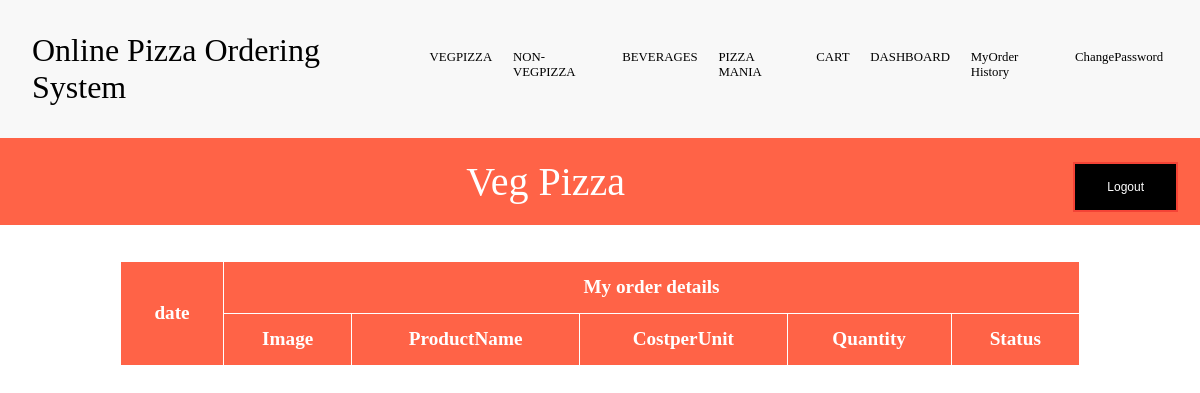
/history.php (signed in), run on an earlier commit of the app's database.
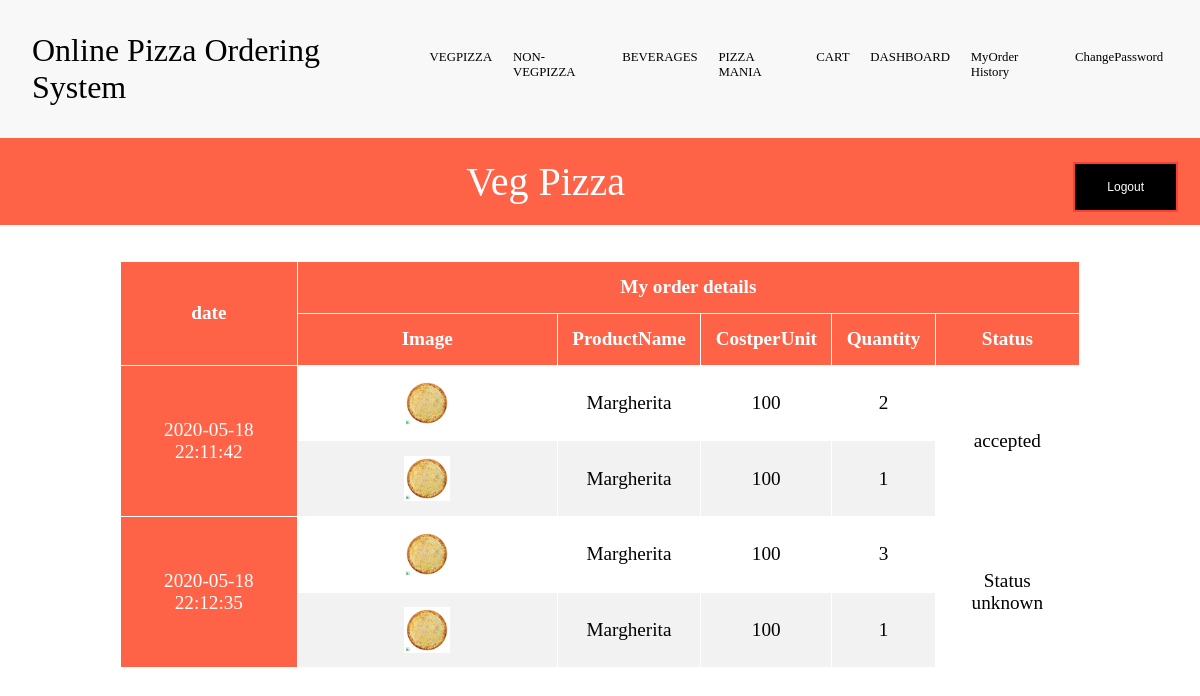
And on a later commit of the database.
### tables this page shows
CREATE TABLE `history` (
  `id` int(4) NOT NULL,
  `orderedby` varchar(40) NOT NULL,
  `finalorder` varchar(200) NOT NULL,
  `date` datetime NOT NULL,
  `status` int(1) NOT NULL DEFAULT 0
);

CREATE TABLE `pizza` (
  `id` int(5) NOT NULL,
  `name` varchar(30) NOT NULL,
  `price` int(5) NOT NULL,
  `src` varchar(60) NOT NULL,
  `type` varchar(20) NOT NULL
);

### history.php (the view, shortened to what this page needs)
<?php
require 'import_a.php';
require 'header.php';
?>
<head>
</head>
    <div class="tabcontainer">
    <table class="tab">
        <tr>
            <th rowspan="2">date</th>
            <th colspan="5">My order details</th>
        </tr>
        <tr>
            <th>Image</th>
            <th>ProductName</th>
            <th>CostperUnit</th>
            <th>Quantity</th>
            <th>Status</th>
        </tr>
        <?php
        $user=$_SESSION['user1'];
        $query="select * from history where orderedby='$user'";
        $result=mysqli_query($link,$query);
        while($row=mysqli_fetch_array($result))
        {
        ?>
        <tr>
            <?php
                $orders=explode(',',$row['finalorder']);
                array_pop($orders);
                $length=count($orders);
                $order=explode(":",$orders[count($orders)-1]);
                array_pop($orders);
            ?>
            <td style="background-color: tomato;color: white;" rowspan="<?php echo $length?>"><?php echo $row['date']?></td>
            <?php
                $query1="select * from pizza where id='$order[0]'";
                $result1=mysqli_query($link,$query1);
                $row1=mysqli_fetch_array($result1);
            ?>
            <td><img src="<?php echo $row1['src']?>"alt="img not found" style="width:20%;"></td>
            <td><?php echo $row1['name'];?></td>
            <td><?php echo $row1['price'];?></td>
            <td><?php echo $order[1];?></td>
            <td rowspan="<?php echo $length?>"><?php
            if($row['status']==1)
            {
                echo 'accepted';
            }
            else if($row['status']==-1)
            {
                echo 'rejected';
            }
            else
            {
                echo 'Status unknown';
            }
            ?></td>
        </tr>
        <?php
        foreach ($orders as $x)
        {
            $order=explode(":",$x);
            $query1="select * from pizza where id='$order[0]'";
            $result1=mysqli_query($link,$query1);
            $row1=mysqli_fetch_array($result1);
        ?>
        <tr>
            <td><img src="<?php echo $row1['src']?>" alt="img not found" style="width:20%;"></td>
            <td><?php echo $row1['name'];?></td>
            <td><?php echo $row1['price'];?></td>
            <td><?php echo $order[1];?></td>
        </tr>
        <?php
        }
        ?>
        <?php
        }
        ?>
    </div>
</body>
</html>

### import_a.php (shortened to what this page needs)
<head>
</head>

### header.php (shortened to what this page needs)
<!DOCTYPE html>
<html>
<head>
</head>
<body>
    <header>
        <div class="head">
            <div>
                <h1>Online Pizza Ordering System</h1>
            </div>
            <nav>
                <ul>
                    <a href="veg.php"><li>VEGPIZZA</li></a>
                    <a href="nonveg.php"><li>NON-VEGPIZZA</li></a>
                    <a href="beverages.php"><li>BEVERAGES</li></a>
                    <a href="pizzam.php"><li>PIZZA MANIA</li></a>
                    <a href="cart.php"><li>CART</li></a>
                    <a href="#" onmouseover="setTimeout(ok,1000)" ONMOUSEOUT="setTimeout(notok,9000)"><li>DASHBOARD</li></a>
                    <a href="history.php" class="dropdown">MyOrder History</a>
                    <a href="#" class="dropdown">ChangePassword</a>
                </ul>
            </nav>
        </div>
    </header>
<div class="name">
    <?php echo $_SESSION['page']; ?>
    <form style="float: right;" action="logout.php" method="POST"><button name="logout" class="button button3">Logout</button></form>
    </div>
    <br><br>

### header.php (style rules this page uses)
body { margin:0; padding:0; box-sizing: border-box; min-width:274px; }
.button { background-color: #4CAF50; border: none; color: white; padding: 16px 32px; text-align: center; text-decoration: none; display: inline-block; font-size: 12px; margin: 4px 2px; transition-duration: 0.4s; cursor: pointer; }
.button3 { background-color: black; color: white; border: 2px solid #f44336; }
.head { display: flex; align-items:baseline; justify-content:space-around; padding:2rem; background-color:#f8f8f8; }
.head h1 { margin:0; font-weight: 200; font-family: serif; font-size:2rem; }
nav ul { list-style-type:none; padding:0; margin:0; display: flex; }
nav ul a { margin-left:0.7rem; text-decoration:none; display:block; transition-duration:0.4s; color:black; font-size:0.8rem; padding:0.3rem; }
.name { background-color:tomato; text-align:center; padding: 20px; color:white; font-size:2.5rem; }

### history.php (style rules this page uses)
.tabcontainer { overflow-x:auto; }
.tab { width:80%; text-align: center; margin:auto; border-collapse: collapse; border-width: 1px; border-color: white; border-style: solid; }
.tab tr:nth-child(even) { background-color: #f2f2f2; }
.tab tr:nth-child(odd) { background-color: #ffffff; }
.tab tr:first-child,th { color:white; padding:0.5rem; background-color: tomato; }
td,th { border-width: 0.1rem; border-color: white; border-style: solid; }
td,th { font-size: 1.2rem; padding: 0.9rem; }

What changed in the data, as far as the page shows it:
added history: date "2020-05-18 22:11:42", pizza.src (picture), pizza.name "Margherita", pizza.price "100", order "2", status "accepted"
now on this page (row unchanged): pizza: src (picture), name "Margherita", price "100", order "1"
added history: date "2020-05-18 22:12:35", pizza.src (picture), pizza.name "Margherita", pizza.price "100", order "3", status "Status unknown"
